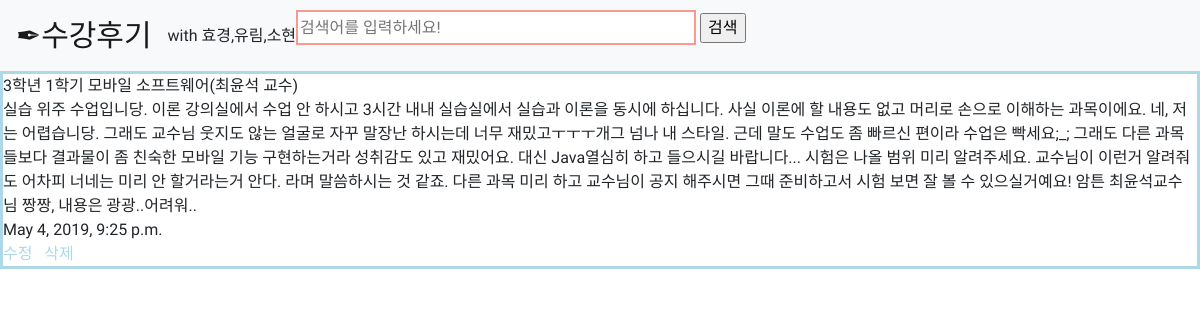
The page /16 on the database its author committed.
### teamlionapp/models.py (models this page shows, shortened)
class Blog(models.Model):
    title=models.CharField(max_length=50,default='제목 없음')
    body=models.TextField(null=False)
    date=models.DateTimeField('date published')

### teamlionapp/views.py (the view)
# urls.py: path('<int:blog_id>', teamlionapp.views.detail, name='detail'),
def detail(request, blog_id):
    blog = get_object_or_404(Blog, pk=blog_id)
    return render(request, 'detail.html', {'blog':blog})

### teamlionapp/templates/detail.html (shortened to what this page needs)
<head>
</head>
{% extends 'base.html' %}
    {% block content %}
<div style="float:center" class="p1">
    {{blog.title}}<br>
    {{blog.body}}<br>
    {{blog.date}}
    <br>
    <a href="{% url 'edit' blog.id%}" >수정</a> &nbsp;
    <a href="{% url 'delete' blog.id%}" >삭제</a>
</div>
{% endblock %}

### teamlionapp/templates/detail.html (style rules this page uses)
a:link { color: lightblue; text-decoration: none; }
.p1 { border:lightblue 3px solid; }

### teamlionapp/templates/base.html (style rules this page uses)
* { font-family: 'Gamja Flower', cursive; }

### rows shown on the page
Blog: title "3학년 1학기 모바일 소프트웨어(최윤석 교수)", body "실습 위주 수업입니당. 이론 강의실에서 수업 안 하시고 3시간 내내 실습실에서 실습과 이론을 동시에 하십니다. 사실 이론에 할 내용도 없고 머리로 손으로 이해하는 과목이에요. 네, 저는 어렵습니당. 그래도 교수님 웃지도 않는 얼굴로 자꾸 말장난 하시는데 너무 재밌고ㅜㅜㅜ개그 넘나 내 스타일. 근데 말도 수업도 좀 빠르신 편이라 수업은 빡세요;_; 그래도 다른 과목들보다 결과물이 좀 친숙한 모바일 기능 구현하는거라 성취감도 있고 재밌어요. 대신 Java열심히 하고 들으시길 바랍니다... 시험은 나올 범위 미리 알려주세요. 교수님이 이런거 알려줘도 어차피 너네는 미리 안 할거라는거 안다. 라며 말씀하시는 것 같죠. 다른 과목 미리 하고 교수님이 공지 해주시면 그때 준비하고서 시험 보면 잘 볼 수 있으실거예요! 암튼 최윤석교수님 짱짱, 내용은 광광..어려워..", date "May 4, 2019, 9:25 p.m."
